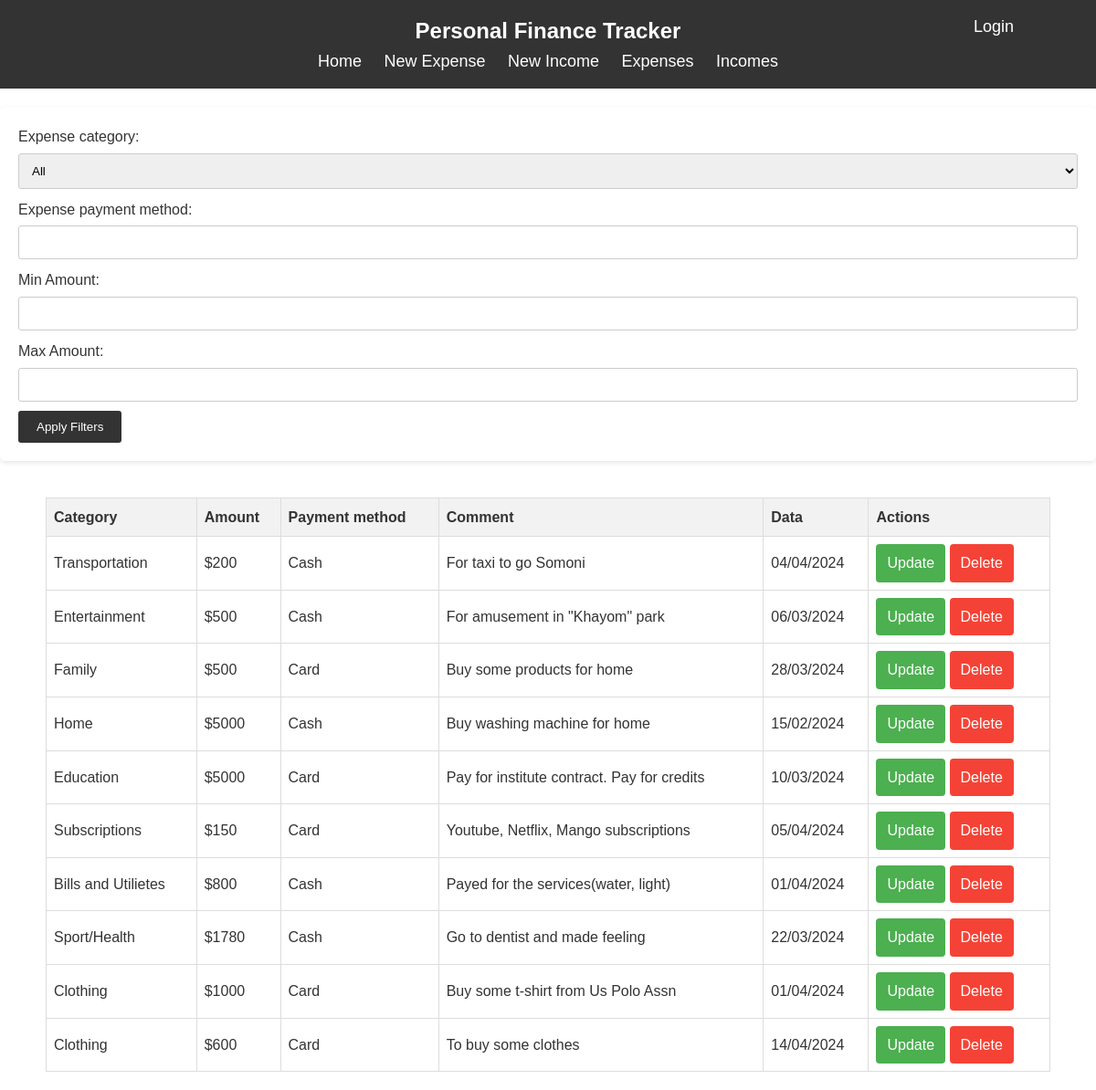
Screenshot of /search-expense/ with the database file from the repository.
### app/models.py (models this page shows)
class Expense(models.Model):
    ExpenseCategory = (
        ('Food/Drinks', 'Food/Drinks'),
        ('Clothing', "Clothing"),
        ('Transportation', 'Transportation'),
        ('Entertainment', 'Entertainment'),
        ('Home', 'Home'),
        ('Family', 'Family'),
        ('Sport/Health', 'Sport/Health'),
        ('Pets', 'Pets'),
        ('Subscriptions', 'Subscriptions'),
        ('Bills/Utiliets', 'Bills and Utilietes'),
        ('Education', 'Education'),
        ('Groceries', 'Groceries'),
    )
    user = models.ForeignKey(User, on_delete=models.CASCADE, null=True, blank=True, related_name='expenses')
    expense_category = models.CharField(max_length=50, choices=ExpenseCategory)
    expense_amount = models.IntegerField(default=0)
    expense_payment_method = models.CharField(max_length=50, choices=PAYMENT_METHOD)
    expense_date = models.DateField(default=timezone.now)
    expense_comment = models.TextField(null=False)

### app/views.py (the view)
# urls.py: path('search-expense/', expense_list, name='search_expense'),
def expense_list(request):
    form = ExpenseFilterForm(request.GET)
    expenses = Expense.objects.all()
    if form.is_valid():
        if form.cleaned_data['expense_category']:
            expenses = expenses.filter(expense_category=form.cleaned_data['expense_category'])
        if form.cleaned_data['expense_payment_method']:
            expenses = expenses.filter(expense_payment_method=form.cleaned_data['expense_payment_method'])
        if form.cleaned_data['min_amount']:
            expenses = expenses.filter(expense_amount__gte=form.cleaned_data['min_amount'])
        if form.cleaned_data['max_amount']:
            expenses = expenses.filter(expense_amount__lte=form.cleaned_data['max_amount'])
    return render(request, 'expense_list.html', {'form': form, 'expenses': expenses})

### app/forms.py (called while the page is built)
    def clean(self):
        cleaned_data = super().clean()
        min_amount = cleaned_data.get('min_amount')
        max_amount = cleaned_data.get('max_amount')
        if min_amount is not None and max_amount is not None:
            if min_amount > max_amount:
                raise forms.ValidationError("Min amount cannot be greater than max amount.")
        return cleaned_data

### app/templates/expense_list.html
{% extends "base.html" %}
{% block content %}
<form method="get">
    {{ form.as_p }}
    <button type="submit">Apply Filters</button>
</form>
{% if expenses %}
<div class="right" style="padding: 20px 50px; text-align: center;">
<table style="border-collapse: collapse; width: 100%;">
    <thead>
        <tr style="background-color: #f2f2f2;">
            <th style="border: 1px solid #ddd; padding: 8px;">Category</th>
            <th style="border: 1px solid #ddd; padding: 8px;">Amount</th>
            <th style="border: 1px solid #ddd; padding: 8px;">Payment method</th>
            <th style="border: 1px solid #ddd; padding: 8px;">Comment</th>
            <th style="border: 1px solid #ddd; padding: 8px;">Data</th>
            <th style="border: 1px solid #ddd; padding: 8px;">Actions</th>
        </tr>
    </thead>
    <tbody>
        {% for expense in expenses %}
        <tr style="background-color: #ffffff;">
            <td style="border: 1px solid #ddd; padding: 8px;">{{ expense.get_expense_category_display }}</td>
            <td style="border: 1px solid #ddd; padding: 8px;">${{ expense.expense_amount }}</td>
            <td style="border: 1px solid #ddd; padding: 8px;">{{ expense.get_expense_payment_method_display }}</td>
            <td style="border: 1px solid #ddd; padding: 8px;">{{ expense.expense_comment }}</td>
            <td style="border: 1px solid #ddd; padding: 8px;">{{ expense.expense_date|date:"d/m/Y" }}</td>
            <td style="border: 1px solid #ddd; padding: 8px;">
                <a href="{% url 'update_ex' pk=expense.pk %}" style="background-color: #4CAF50; color: white; padding: 8px 12px; text-align: center; text-decoration: none; display: inline-block; border-radius: 4px;">Update</a>
                <a href="{% url 'delete_ex' pk=expense.pk %}" style="background-color: #f44336; color: white; padding: 8px 12px; text-align: center; text-decoration: none; display: inline-block; border-radius: 4px;">Delete</a>
            </td>
        </tr>
        {% endfor %}
    </tbody>
</table>
</div>
{% else %}
    <p>No expenses found.</p>
{% endif %}
{% endblock content %}

### rows the page displays
Expense: expense_category "Transportation", expense_amount "200", expense_payment_method "Cash", expense_comment "For taxi to go Somoni", expense_date "04/04/2024"
Expense: expense_category "Entertainment", expense_amount "500", expense_payment_method "Cash", expense_comment "For amusement in \"Khayom\" park", expense_date "06/03/2024"
Expense: expense_category "Family", expense_amount "500", expense_payment_method "Card", expense_comment "Buy some products for home", expense_date "28/03/2024"
Expense: expense_category "Home", expense_amount "5000", expense_payment_method "Cash", expense_comment "Buy washing machine for home", expense_date "15/02/2024"
Expense: expense_category "Education", expense_amount "5000", expense_payment_method "Card", expense_comment "Pay for institute contract. Pay for credits", expense_date "10/03/2024"
Expense: expense_category "Subscriptions", expense_amount "150", expense_payment_method "Card", expense_comment "Youtube, Netflix, Mango subscriptions", expense_date "05/04/2024"
Expense: expense_category "Bills and Utilietes", expense_amount "800", expense_payment_method "Cash", expense_comment "Payed for the services(water, light)", expense_date "01/04/2024"
Expense: expense_category "Sport/Health", expense_amount "1780", expense_payment_method "Cash", expense_comment "Go to dentist and made feeling", expense_date "22/03/2024"
Expense: expense_category "Clothing", expense_amount "1000", expense_payment_method "Card", expense_comment "Buy some t-shirt from Us Polo Assn", expense_date "01/04/2024"
Expense: expense_category "Clothing", expense_amount "600", expense_payment_method "Card", expense_comment "To buy some clothes", expense_date "14/04/2024"
